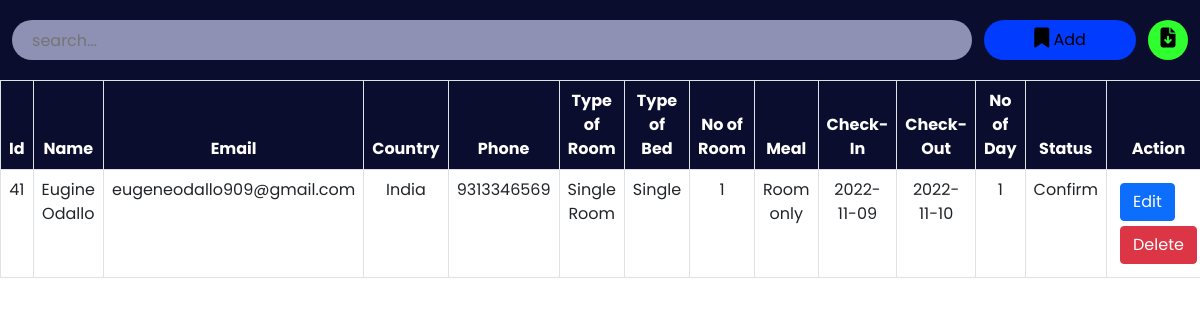
The page /admin/roombook.php on the database its author committed.
### tables this page shows
CREATE TABLE `roombook` (
  `id` int(10) NOT NULL,
  `Name` varchar(50) NOT NULL,
  `Email` varchar(50) NOT NULL,
  `Country` varchar(30) NOT NULL,
  `Phone` varchar(30) NOT NULL,
  `RoomType` varchar(30) NOT NULL,
  `Bed` varchar(30) NOT NULL,
  `Meal` varchar(30) NOT NULL,
  `NoofRoom` varchar(30) NOT NULL,
  `cin` date NOT NULL,
  `cout` date NOT NULL,
  `nodays` int(50) NOT NULL,
  `stat` varchar(30) NOT NULL
);

### admin/roombook.php (the view, shortened to what this page needs)
<?php
include '../config.php';
?>
<!DOCTYPE html>
<html lang="en">
<head>
    <link href="https://cdn.jsdelivr.net/npm/bootstrap@5.0.2/dist/css/bootstrap.min.css" rel="stylesheet">
    <link rel="stylesheet" href="https://cdnjs.cloudflare.com/ajax/libs/font-awesome/6.2.0/css/all.min.css" />
    <link rel="stylesheet" href="./css/roombook.css">
</head>
<body>
    <div class="searchsection">
        <input type="text" name="search_bar" id="search_bar" placeholder="search..." onkeyup="searchFun()">
        <button class="adduser" id="adduser" onclick="adduseropen()"><i class="fa-solid fa-bookmark"></i> Add</button>
        <form action="./exportdata.php" method="post">
            <button class="exportexcel" id="exportexcel" name="exportexcel" type="submit"><i class="fa-solid fa-file-arrow-down"></i></button>
        </form>
    </div>
    <div class="roombooktable" class="table-responsive-xl">
        <?php
            $roombooktablesql = "SELECT * FROM roombook";
            $roombookresult = mysqli_query($conn, $roombooktablesql);
        ?>
        <table class="table table-bordered" id="table-data">
            <thead>
                <tr>
                    <th scope="col">Id</th>
                    <th scope="col">Name</th>
                    <th scope="col">Email</th>
                    <th scope="col">Country</th>
                    <th scope="col">Phone</th>
                    <th scope="col">Type of Room</th>
                    <th scope="col">Type of Bed</th>
                    <th scope="col">No of Room</th>
                    <th scope="col">Meal</th>
                    <th scope="col">Check-In</th>
                    <th scope="col">Check-Out</th>
                    <th scope="col">No of Day</th>
                    <th scope="col">Status</th>
                    <th scope="col" class="action">Action</th>
                </tr>
            </thead>
            <tbody>
            <?php
            while ($res = mysqli_fetch_array($roombookresult)) {
            ?>
                <tr>
                    <td><?php echo $res['id'] ?></td>
                    <td><?php echo $res['Name'] ?></td>
                    <td><?php echo $res['Email'] ?></td>
                    <td><?php echo $res['Country'] ?></td>
                    <td><?php echo $res['Phone'] ?></td>
                    <td><?php echo $res['RoomType'] ?></td>
                    <td><?php echo $res['Bed'] ?></td>
                    <td><?php echo $res['NoofRoom'] ?></td>
                    <td><?php echo $res['Meal'] ?></td>
                    <td><?php echo $res['cin'] ?></td>
                    <td><?php echo $res['cout'] ?></td>
                    <td><?php echo $res['nodays'] ?></td>
                    <td><?php echo $res['stat'] ?></td>
                    <td class="action">
                        <a href="roombookedit.php?id=<?php echo $res['id'] ?>"><button class="btn btn-primary">Edit</button></a>
                        <a href="roombookdelete.php?id=<?php echo $res['id'] ?>"><button class='btn btn-danger'>Delete</button></a>
                    </td>
                </tr>
            <?php
            }
            ?>
            </tbody>
        </table>
    </div>
</body>
</html>

### admin/css/roombook.css (style rules this page uses)
:root { --bg-text-shadow: 0 2px 4px rgb(13 0 77 / 8%), 0 3px 6px rgb(13 0 77 / 8%), 0 8px 16px rgb(13 0 77 / 8%); --bg-box-shadow: 0px 0px 20px 6px rgba(26, 30, 164, 0.31); }
body { background-color: #ffff; }
* { margin: 0; padding: 0; font-family: 'Poppins', sans-serif; }
i { font-size: 20px; }
.searchsection { height: 80px; width: 100%; display: flex; justify-content: space-evenly; align-items: center; background-color: #0a0d2d; position: fixed; z-index: 500; }
#search_bar { height: 40px; width: 80%; border: none; background-color: rgba(195, 198, 233, 0.714); padding-left: 20px; border-radius: 30px; }
#adduser { height: 40px; background-color: rgb(0, 59, 254); border: none; border-radius: 30px; padding: 0 50px; }
.exportexcel { height: 40px; width: 40px; background-color: rgb(47, 255, 47); border: none; border-radius: 50%; }
a { color: black; }
.roombooktable { position: absolute; color: #0a0d2d; margin-top: 80px; width: 100%; height: 100vh; padding-bottom: 900px; }
.roombooktable thead { background-color: #0a0d2d; color: white; text-align: center; }
.roombooktable tbody { text-align: center; }
.action a { text-decoration: none; }
.action button { display: flex; flex-wrap: wrap; margin: 5px; }

### rows shown on the page
roombook: id "41", Name "Eugine Odallo", Email "eugeneodallo909@gmail.com", Country "India", Phone "9313346569", RoomType "Single Room", Bed "Single", NoofRoom "1", Meal "Room only", cin "2022-11-09", cout "2022-11-10", nodays "1", stat "Confirm"
